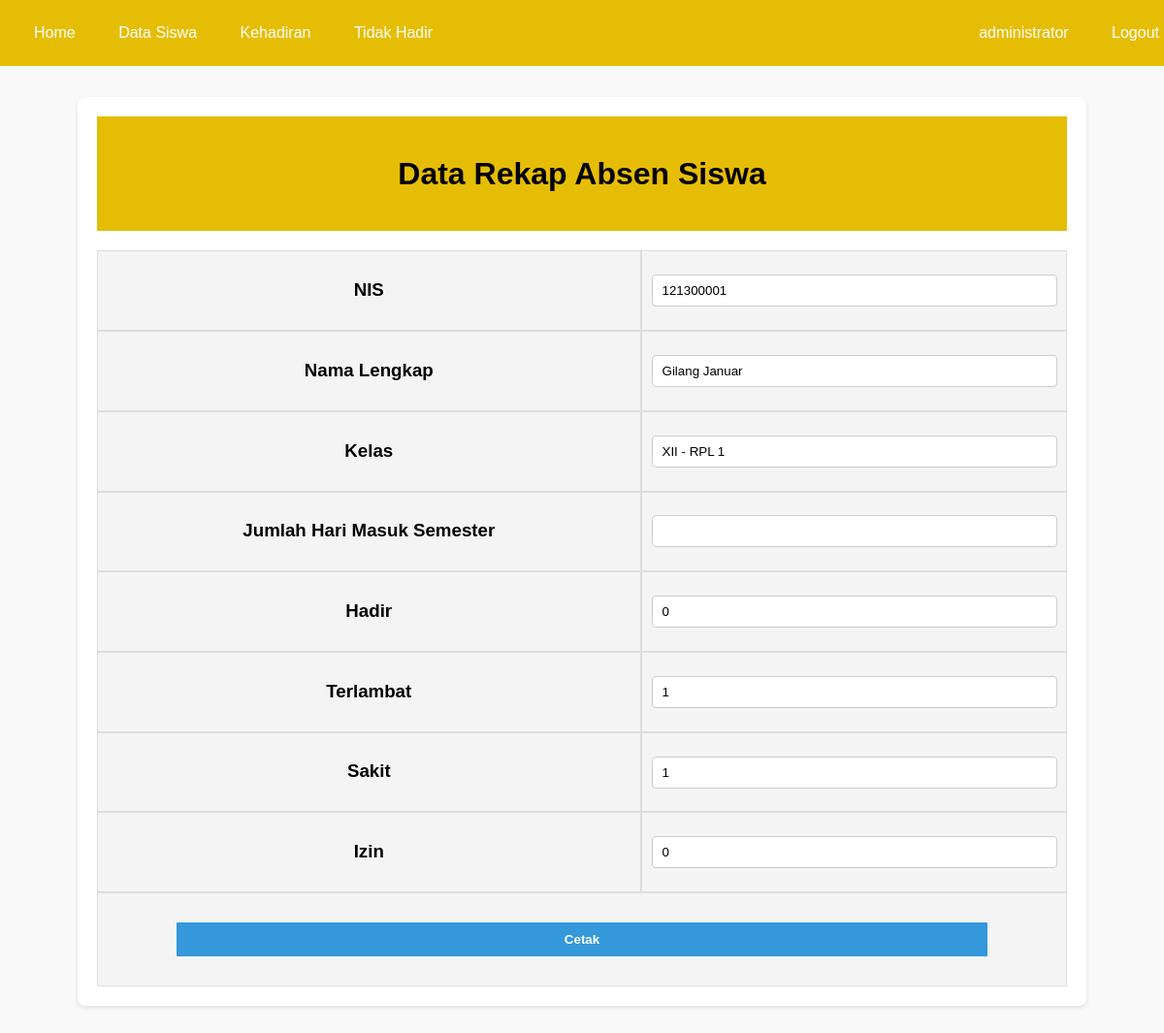
The app's page /admin/Cekrekap.php?NIS=121300001 (signed in) with its own data.
### tables this page shows
CREATE TABLE `murid`  (
  `NIS` varchar(25) NOT NULL,
  `Namalengkap` varchar(100) NOT NULL,
  `Kelas` varchar(25) NULL DEFAULT NULL,
  PRIMARY KEY (`NIS`) USING BTREE
);

### admin/Cekrekap.php (the view, shortened to what this page needs)
<?php
require_once "../connect.php";
class Siswa
{
    private $db;
    public function __construct($link)
    {
        $this->db = $link;
    }
    public function getSiswaData($nis)
    {
        $query = $this->db->prepare("SELECT * FROM murid WHERE NIS = ?");
        $query->bind_param("s", $nis);
        $query->execute();
        return $query->get_result()->fetch_assoc();
    }
    public function getKehadiran($nis)
    {
        $result = [];
        $types = ['hadir', 'telat', 'sakit', 'izin'];
        foreach ($types as $type) {
            $query = $this->db->prepare("SELECT SUM($type) as total FROM jmlkehadiran WHERE NIS = ? AND Verifikasi = '1'");
            $query->bind_param("s", $nis);
            $query->execute();
            $result[$type] = $query->get_result()->fetch_assoc()['total'] ?? 0;
        }
        return $result;
    }
}
$siswa = new Siswa($link);
$id = $_GET['NIS'];
$data = $siswa->getSiswaData($id);
$kehadiran = $siswa->getKehadiran($id);
?>
<!DOCTYPE html>
<html lang="id">
<head>
    <link rel="stylesheet" href="../assets/css/Cekrekap.css">
<body>
<div class="navbar">
        <a href="beranda.php">Home</a>
        <a href="murid.php">Data Siswa</a>
        <a href="Kehadiran.php">Kehadiran</a>
        <a href="TampilanIzin.php">Tidak Hadir</a>
        <div class="right">
            <a>
                <?php
                $queri1 = mysqli_query($link, "SELECT * FROM admin WHERE Id LIKE '" . $_SESSION['id'] . "'");
                $nama = mysqli_fetch_array($queri1);
                echo $nama['nama'];
                ?>
            </a>
            <a href="ProsesLogoutAdmin.php">Logout</a>
        </div>
    </div>
    <div class="container">
        <div class="title-container">
            <h1>Data Rekap Absen Siswa</h1>
        </div>
        <form method="POST" action="CETAK.php">
            <table>
                <tr>
                    <td><h3>NIS</h3></td>
                    <td><input type="text" name="NIS" value="<?= htmlspecialchars($data['NIS'] ?? '') ?>" readonly></td>
                </tr>
                <tr>
                    <td><h3>Nama Lengkap</h3></td>
                    <td><input type="text" name="nama" value="<?= htmlspecialchars($data['Namalengkap'] ?? '') ?>" readonly></td>
                </tr>
                <tr>
                    <td><h3>Kelas</h3></td>
                    <td><input type="text" name="kls" value="<?= htmlspecialchars($data['Kelas'] ?? '') ?>" readonly></td>
                </tr>
                <tr>
                    <td><h3>Jumlah Hari Masuk Semester</h3></td>
                    <td><input type="text" name="jml" value=""></td>
                </tr>
                <tr>
                    <td><h3>Hadir</h3></td>
                    <td><input type="text" name="hadir" value="<?= htmlspecialchars($kehadiran['hadir'] ?? 0) ?>" readonly></td>
                </tr>
                <tr>
                    <td><h3>Terlambat</h3></td>
                    <td><input type="text" name="telat" value="<?= htmlspecialchars($kehadiran['telat'] ?? 0) ?>" readonly></td>
                </tr>
                <tr>
                    <td><h3>Sakit</h3></td>
                    <td><input type="text" name="sakit" value="<?= htmlspecialchars($kehadiran['sakit'] ?? 0) ?>" readonly></td>
                </tr>
                <tr>
                    <td><h3>Izin</h3></td>
                    <td><input type="text" name="izin" value="<?= htmlspecialchars($kehadiran['izin'] ?? 0) ?>" readonly></td>
                </tr>
                <tr>
                    <td colspan="2" style="text-align:right">
                        <button type="submit" name="Cetak">Cetak</button>
                    </td>
                </tr>
            </table>
        </form>
    </div>
</body>
</html>

### assets/css/Cekrekap.css (style rules this page uses)
body { font-family: Arial, sans-serif; margin: 0; padding: 0; background-color: #f9f9f9; }
.navbar { background-color: rgb(230, 189, 5); color: white; padding: 15px; position: fixed; top: 0; width: 100%; z-index: 1000; }
.navbar a { color: white; text-decoration: none; padding: 10px 20px; display: inline-block; font-size: 16px; transition: background-color 0.3s; }
.navbar .right { float: right; }
.container { margin: 100px auto; max-width: 1000px; background: #fff; padding: 20px; box-shadow: 0 2px 5px rgba(0, 0, 0, 0.1); border-radius: 8px; }
h1, h3 { color: black; text-align: center; margin-bottom: 20px; }
table { width: 100%; border-spacing: 0; margin-top: 20px; }
table td { padding: 10px; vertical-align: middle; border: 1px solid #ddd; text-align: center; background-color: #f4f4f4; }
table td input[type="text"] { width: 95%; padding: 8px 10px; border: 1px solid #ccc; border-radius: 4px; }
button { background-color: #3498db; color: white; border: none; padding: 10px 400px; border-radius: 1px; cursor: pointer; font-weight: bold; display: block; margin: 20px auto; }
.title-container { background-color: rgb(230, 189, 5); padding: 20px; border-radius: 0px; color: white; text-align: center; font-weight: bold; }

### records on screen
murid: NIS "121300001", nama "Gilang Januar", kls "XII - RPL 1"

### other values on screen
$nama['nama'] "administrator"
